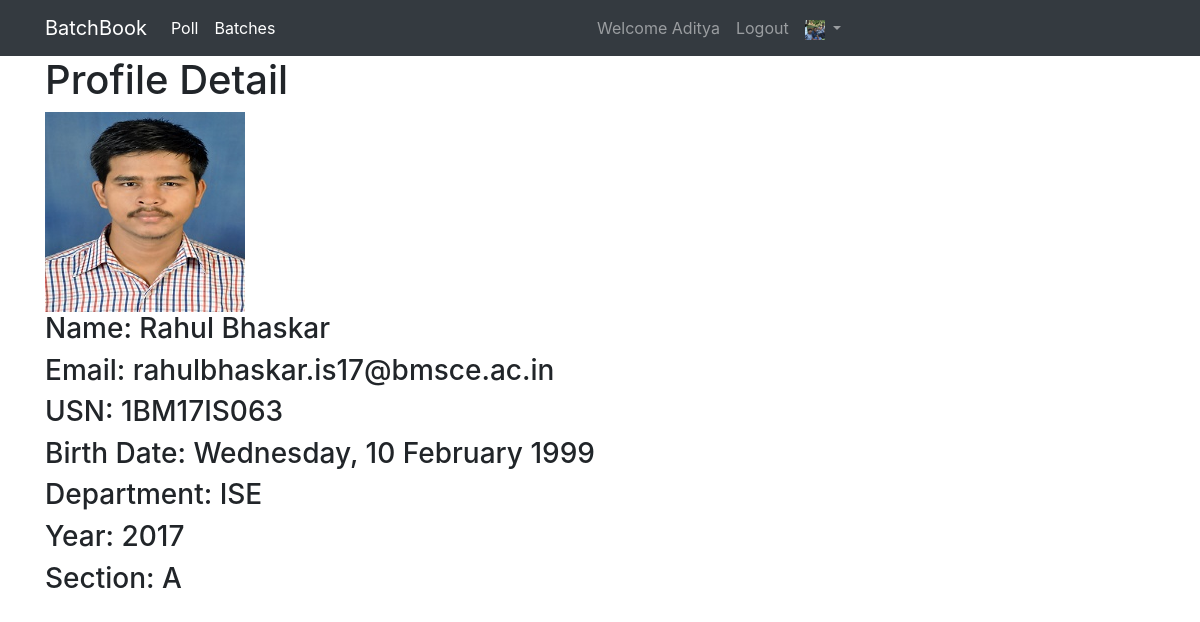
The app's page /student/1BM17IS063/ (signed in) with its own data.
### accounts/models.py (models this page shows, shortened)
class Student(AbstractBaseUser, PermissionsMixin):
    INFORMATION_SCIENCE = 'ISE'
    COMPUTER_SCIENCE = 'CSE'
    DEPARTMENT = (
        (INFORMATION_SCIENCE, 'Information Science Engg.'),
        (COMPUTER_SCIENCE, 'Computer Science Engg.'),
    )
    YEAR_CHOICES = [(2015, 2015),(2016,2016),(2017, 2017), (2018, 2018), (2019, 2019), (2020, 2020), (2021, 2021)]
    email = models.EmailField(
        "College Email",
        validators = [email_validator,],
        unique=True
    )
    usn = models.CharField(
        max_length=11,
        unique=True,
        validators=[RegexValidator(
            regex=USN_REGEX,
            message='Please enter valid USN.(must be in capital letter)',
            code='usn_err'
        ),]
    )
    first_name = models.CharField(max_length=30, null=True)
    middle_name = models.CharField(max_length=30, blank=True, null=True)
    last_name = models.CharField(max_length=30, null=True)
    dob = models.DateField("date of birth", null=True)
    department = models.CharField(
        max_length=3,
        choices = DEPARTMENT,
        null = True
    )
    profile_img = models.ImageField(
        upload_to=upload_image_path,
        default='profile_pics/default/default.jpg',
    )
    year = models.IntegerField(
        'Year',
        choices=YEAR_CHOICES,
        help_text="Year which you joined the college.",
        null= True
    )
    batch = models.ForeignKey(BatchModel, related_name='students', on_delete=models.CASCADE, null=True)
    is_active = models.BooleanField(default=True)
    is_staff = models.BooleanField('class representative',default=False)
    is_superuser = models.BooleanField('administrator',default=False)
    objects = StudentManager()
    USERNAME_FIELD = 'email'
    REQUIRED_FIELDS = ['usn']
    class Meta:
        verbose_name='student'
        verbose_name_plural='students'
    def get_short_name(self):
        return self.first_name
    def get_full_name(self):
        if self.middle_name != None and self.last_name != None:
            return "{fn} {mn} {ln}".format(
                fn = self.first_name,
                mn = self.middle_name,
                ln = self.last_name
            )
        elif self.last_name != None:
            return "{fn} {ln}".format(
                fn=self.first_name,
                ln=self.last_name
            )
        else:
            return self.get_short_name()
    def get_email(self):
        return self.email

### batch/models.py (models this page shows, shortened)
class BatchModel(models.Model):
    INFORMATION_SCIENCE = 'ISE'
    COMPUTER_SCIENCE = 'CSE'
    DEPARTMENT = (
        (INFORMATION_SCIENCE, 'Information Science Engg.'),
        (COMPUTER_SCIENCE, 'Computer Science Engg.'),
    )
    YEAR_CHOICES = [(2015, 2015), (2016, 2016), (2017, 2017),
                    (2018, 2018), (2019, 2019), (2020, 2020)]
    A_SECTION = "A"
    B_SECTION = "B"
    C_SECTION = "C"
    D_SECTION = "D"
    SECTION = (
        (A_SECTION, "A Section"),
        (B_SECTION, "B Section"),
        (C_SECTION, "C Section"),
        (D_SECTION, "D Section"),
    )
    department = models.CharField(max_length=3, choices=DEPARTMENT)
    year = models.IntegerField(choices=YEAR_CHOICES, help_text="Year of joining college")
    section = models.CharField(max_length = 1, choices=SECTION)
    class Meta:
        verbose_name = "Batch"
        verbose_name_plural = "Batches"
        unique_together = ('department', 'year', 'section')
        ordering = ['department', 'year', 'section']

### accounts/views.py (the view)
# urls.py: re_path(r'^(?P<usn>1(BM|bm)[0-9]{2}[A-Za-z]{2,3}[0-9]{3})/$', PublicProfile.as_view(), name='profile_public')
class PublicProfile(LoginRequiredMixin ,DetailView):
    login_url = reverse_lazy('student:login')
    model = get_user_model()
    template_name = 'accounts/profile_public.html'
    context_object_name = 'student'
    def get(self, request, usn=None, *args, **kwargs):
        if usn is not None:
            kwargs.update({'usn':usn})
        user = self.get_object()
        context = {
            self.context_object_name : user
        }
        return render(request, self.template_name, context)
    def get_object(self, queryset=None):
        if 'usn' in self.kwargs:
            usn = self.kwargs.get('usn')
        user = get_object_or_404(User, usn__iexact=usn)
        return user

### accounts/templates/accounts/profile_public.html (shortened to what this page needs)
{% extends parent_template|default:'accounts/base_accounts.html' %}
{% block content %}
<h1>Profile Detail</h1>
<img src="{{student.profile_img.url}}" alt="Opps!" width="200" height="200">
<h3>Name: {% firstof student.get_full_name student.get_short_name %}</h3>
<h3>Email: {{student.get_email}}</h3>
<h3>USN: {{student.usn}}</h3>
<h3>Birth Date: {{student.dob|date:"l, j F Y"}}</h3>
<h3>Department: {{student.department}}</h3>
<h3>Year: {{student.year}} </h3>
<h3>Section: {{student.batch.section}}</h3>
{% endblock content %}

### templates/navbar.html (shortened to what this page needs)
<nav class="navbar navbar-expand-lg navbar-dark bg-dark">
    <div class="container">
        <a class="navbar-brand" href="{% url 'index' %}">BatchBook</a>
        <div class="collapse navbar-collapse" id="navbarSupportedContent">
            <ul class="navbar-nav mr-auto">
                <li class="nav-item active">
                    <a class="nav-link" href="{% url 'poll:poll_list' %}">Poll
                    </a>
                </li>
                <li class="nav-item active">
                    <a class="nav-link" href="{% url 'batch:batch_list' %}">Batches
                    </a>
                </li>
            </ul>
            <ul class="navbar-nav mr-auto navbar-right">
                {% if user.is_authenticated %}
                <li class="nav-item">
                    <a href="{% url 'student:profile' %}" class="nav-link">Welcome {{user.first_name}}</a>
                </li>
                <li class="nav-item">
                    <a href="{% url 'student:logout' %}?next={{request.path}}" class="nav-link">Logout</a>
                </li>
                <li class="nav-item dropdown">
                    <a class="nav-link dropdown-toggle" href="#" id="navbarDropdown" role="button" data-toggle="dropdown" aria-haspopup="true"
                        aria-expanded="false">
                        {% if user.is_authenticated %}
                        <img src="{{user.profile_img.url}}" alt="options" width="20" height="20">
                        {% else %}
                        <img src="/media/default/default.jpg" width="20" height="20">
                        {% endif %}
                    </a>
                </li>
                {% endif %}
            </ul>
        </div>
    </div>
</nav>

### records on screen
Student: first_name "Aditya", profile_img (picture)
Student: profile_img (picture), middle_name+last_name+first_name "Rahul Bhaskar", get_email "rahulbhaskar.is17@bmsce.ac.in", usn "1BM17IS063", dob "Wednesday, 10 February 1999", department "ISE", year "2017", batch.section "A"
